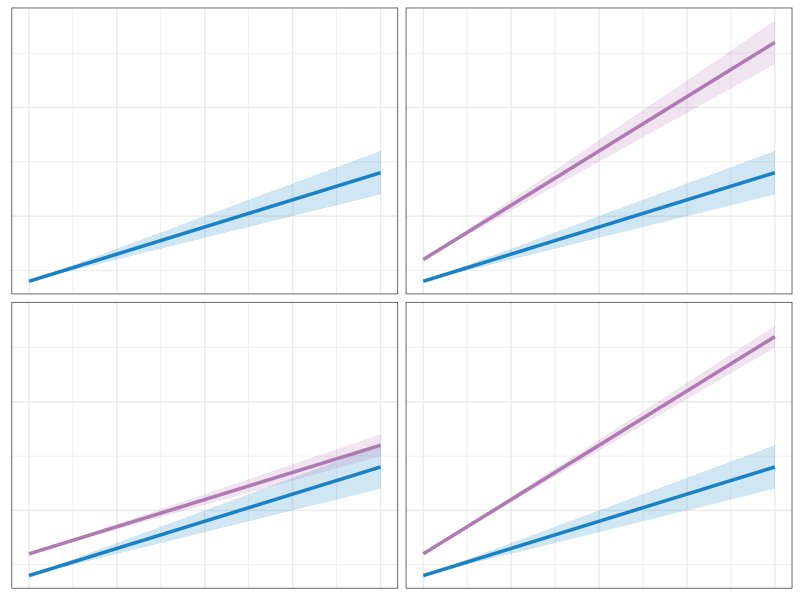

Generate this figure with R:
# Load necessary library
library(ggplot2)

# Create a data frame for plotting
x <- seq(0, 10, length.out = 25)
y1 <- 2 + 0.5 * x  # First line
y1.2 <- 2 + 0.5 * x
y1.3 <- 2 + 0.5 * x
y1.4 <- 2 + 0.5 * x
y2 <- 3 + 1 * x  # Second line, steeper slope
y3 <- 3 + 0.5 * x  # Third line, same slope, higher intercept
y4 <- 3 + 1 * x  # Fourth line, steeper slope

# Standard errors
se1 <- 1 * x / 10   # Standard error for line 1
se1.2 <- 1 * x / 10
se1.3 <- 1 * x / 10
se1.4 <- 1 * x / 10
se2 <- 1 * x / 10   # Same as se1
se3 <- 0.5 * x / 10   # Smaller standard error for line 3
se4 <- 0.5 * x / 10   # Smaller standard error for line 4

data_main_line <- data.frame(
  x = rep(x, 4),
  y = c(y1, y1.2, y1.3, y1.4),
  ymin = c(y1 - se1, y1.2 - se1.2, y1.3 - se1.3, y1.4 - se1.4),
  ymax = c(y1 + se1, y1.2 + se1.2, y1.3 + se1.3, y1.4 + se1.4),
  panel = factor(rep(1:4, each = length(x))),
  line_type = "Main Line"
)

data_unique_line <- data.frame(
  x = rep(x, 3),
  y = c(y2, y3, y4),
  ymin = c(y2 - se2, y3 - se3, y4 - se4),
  ymax = c(y2 + se2, y3 + se3, y4 + se4),
  panel = factor(rep(2:4, each = length(x))),
  line_type = "Unique Line"
)

final_data <- rbind(data_main_line, data_unique_line)

fig1 <- ggplot(final_data, aes(x = x, y = y, ymin = ymin, ymax = ymax)) +
  geom_ribbon(aes(fill = line_type), alpha = 0.2, show.legend = FALSE) +
  geom_line(aes(color = line_type), size = 1.2, show.legend = FALSE) +
  facet_wrap(~panel, nrow = 2, ncol = 2) +
  theme_bw() +
  scale_color_manual(values = c("#1982c4", "#af7ab3")) +
  scale_fill_manual(values = c("#1982c4", "#af7ab3")) +
  theme(
    strip.text = element_blank(),
    axis.title = element_blank(),
    axis.text = element_blank(),
    axis.ticks = element_blank()
  )

fig1
